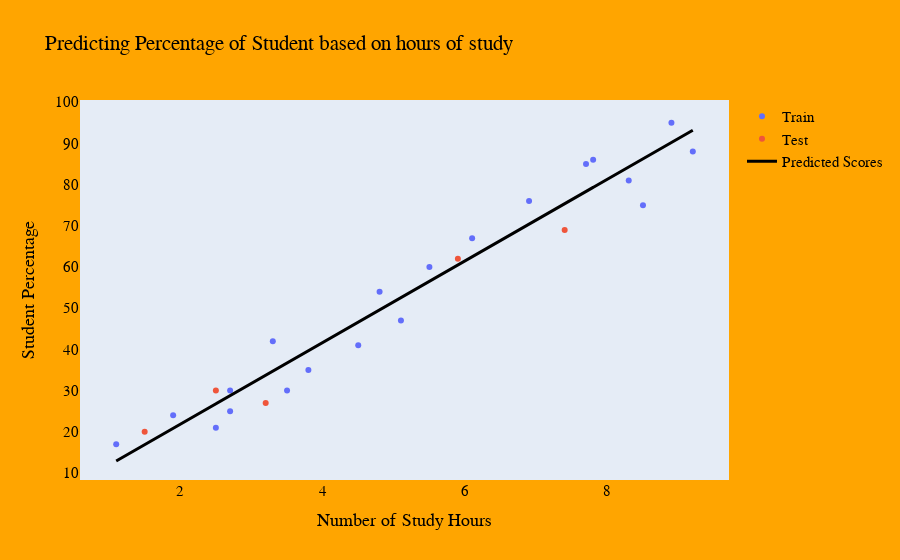

Notebook code for this chart:
### Code cell
# Based on the model developed using the training and testing data split
fig = go.Figure([
    go.Scatter(x=x_train.flatten(), y=y_train.flatten(), name='Train', mode='markers'),
    go.Scatter(x=x_test.flatten(), y=y_test.flatten(), name='Test', mode='markers')
])
fig.add_trace(go.Scatter(x=data.iloc[:,0].values, y=regr.coef_*data.iloc[:,0].values+regr.intercept_, name='Predicted Scores', mode = 'lines', line=dict(color='black', width=3)))
fig.update_layout(
    title="Predicting Percentage of Student based on hours of study",
    xaxis_title="Number of Study Hours",
    yaxis_title="Student Percentage",
    paper_bgcolor='orange',
    font=dict(
        family='serif',
        size=15,
        color="black"

    )
)
fig.update_xaxes(showgrid=False)
fig.update_yaxes(showgrid=False)
fig.show()

### Figure 1 — Plotly figure (JSON) as saved in the notebook; plotly's stock layout.template omitted (floating-point values rounded to 4 significant figures)
{"data": [{"mode": "markers", "name": "Train", "type": "scatter", "x": [3.8, 1.9, 7.8, 6.9, 1.1, 5.1, 7.7, 3.3, 8.3, 9.2, 6.1, 3.5, 2.7, 5.5, 2.7, 8.5, 2.5, 4.8, 8.9, 4.5], "y": [35, 24, 86, 76, 17, 47, 85, 42, 81, 88, 67, 30, 25, 60, 30, 75, 21, 54, 95, 41]}, {"mode": "markers", "name": "Test", "type": "scatter", "x": [1.5, 3.2, 7.4, 2.5, 5.9], "y": [20, 27, 69, 30, 62]}, {"line": {"color": "black", "width": 3}, "mode": "lines", "name": "Predicted Scores", "type": "scatter", "x": [2.5, 5.1, 3.2, 8.5, 3.5, 1.5, 9.2, 5.5, 8.3, 2.7, 7.7, 5.9, 4.5, 3.3, 1.1, 8.9, 2.5, 1.9, 6.1, 7.4, 2.7, 4.8, 3.8, 6.9, 7.8], "y": [26.79, 52.56, 33.73, 86.26, 36.71, 16.88, 93.2, 56.53, 84.28, 28.78, 78.33, 60.49, 46.62, 34.72, 12.92, 90.22, 26.79, 20.85, 62.47, 75.36, 28.78, 49.59, 39.68, 70.4, 79.32]}], "layout": {"font": {"color": "black", "family": "serif", "size": 15}, "paper_bgcolor": "orange", "title": {"text": "Predicting Percentage of Student based on hours of study"}, "xaxis": {"showgrid": false, "title": {"text": "Number of Study Hours"}}, "yaxis": {"showgrid": false, "title": {"text": "Student Percentage"}}}}
